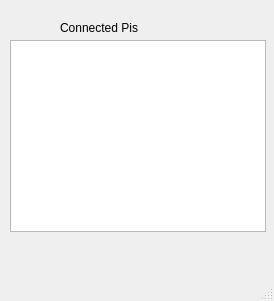
<?xml version="1.0" encoding="UTF-8"?>
<ui version="4.0">
 <class>MainWindow</class>
 <widget class="QMainWindow" name="MainWindow">
  <property name="geometry">
   <rect>
    <x>0</x>
    <y>0</y>
    <width>274</width>
    <height>301</height>
   </rect>
  </property>
  <property name="windowTitle">
   <string>MainWindow</string>
  </property>
  <widget class="QWidget" name="centralwidget">
   <widget class="QLabel" name="label">
    <property name="geometry">
     <rect>
      <x>60</x>
      <y>20</y>
      <width>111</width>
      <height>16</height>
     </rect>
    </property>
    <property name="text">
     <string>Connected Pis</string>
    </property>
   </widget>
   <widget class="QListWidget" name="lPis">
    <property name="geometry">
     <rect>
      <x>10</x>
      <y>40</y>
      <width>256</width>
      <height>192</height>
     </rect>
    </property>
   </widget>
  </widget>
  <widget class="QMenuBar" name="menubar">
   <property name="geometry">
    <rect>
     <x>0</x>
     <y>0</y>
     <width>274</width>
     <height>21</height>
    </rect>
   </property>
  </widget>
  <widget class="QStatusBar" name="statusbar"/>
 </widget>
 <resources/>
 <connections/>
</ui>
